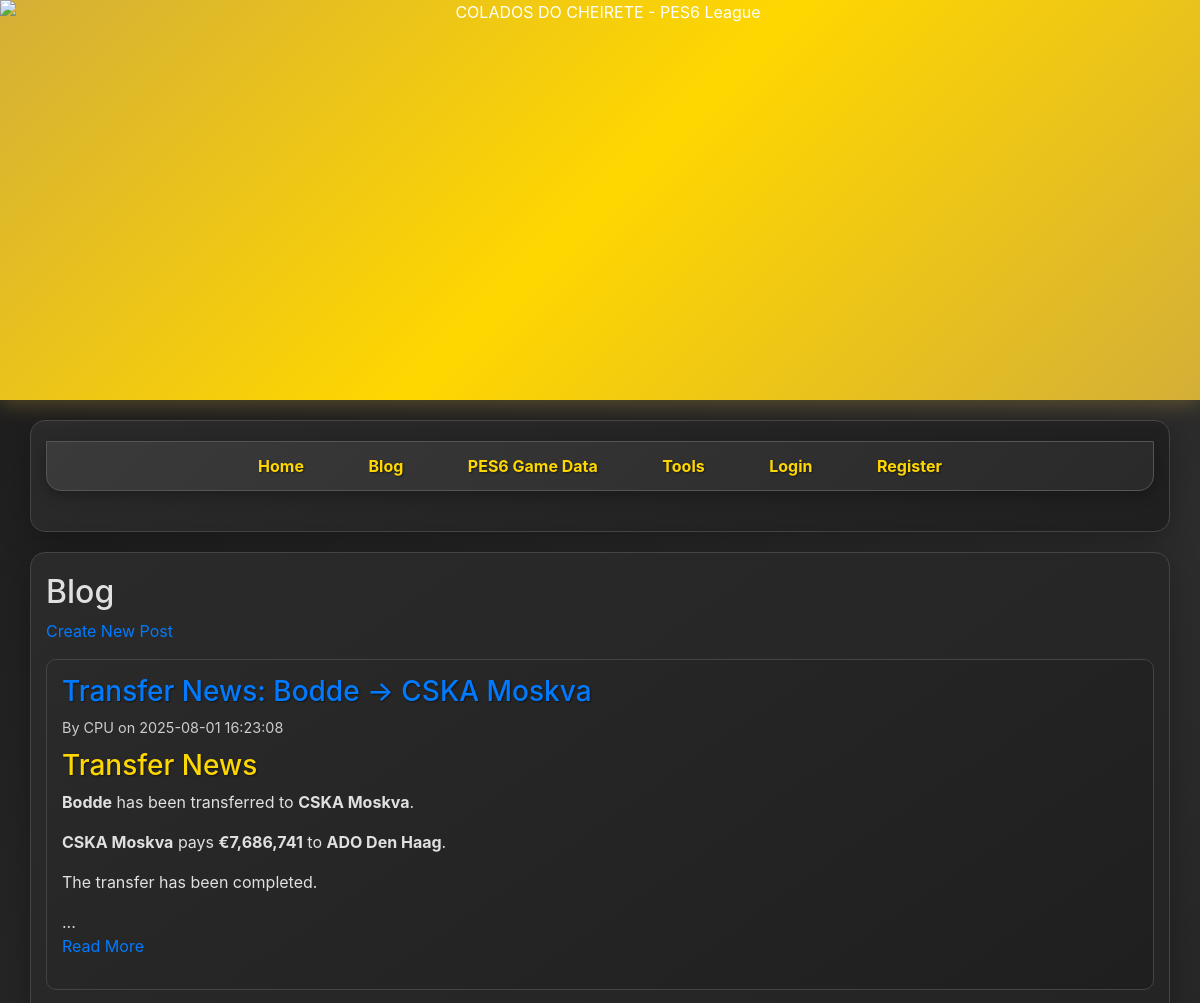
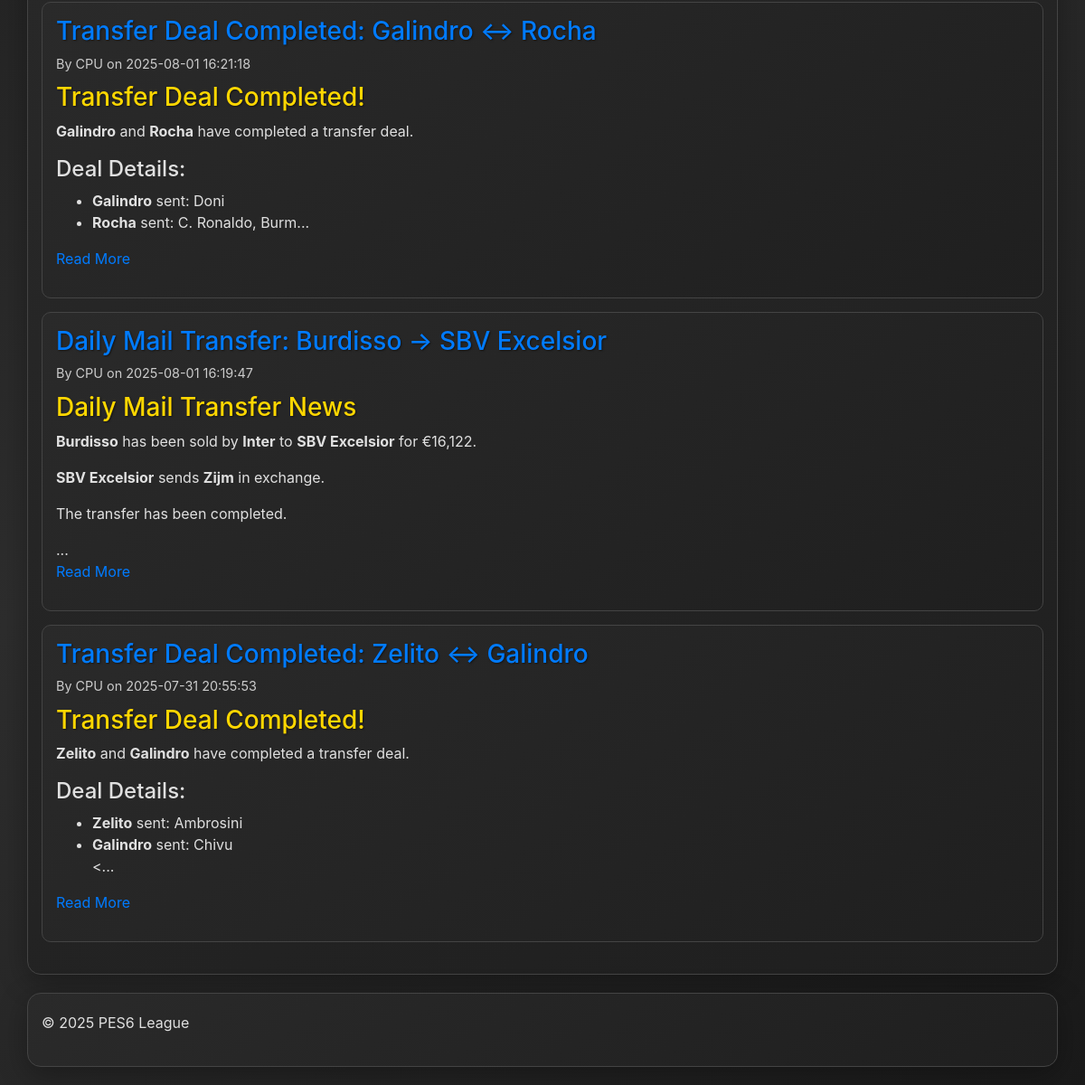
The app's page /blog, older data (2 pictures, top to bottom).
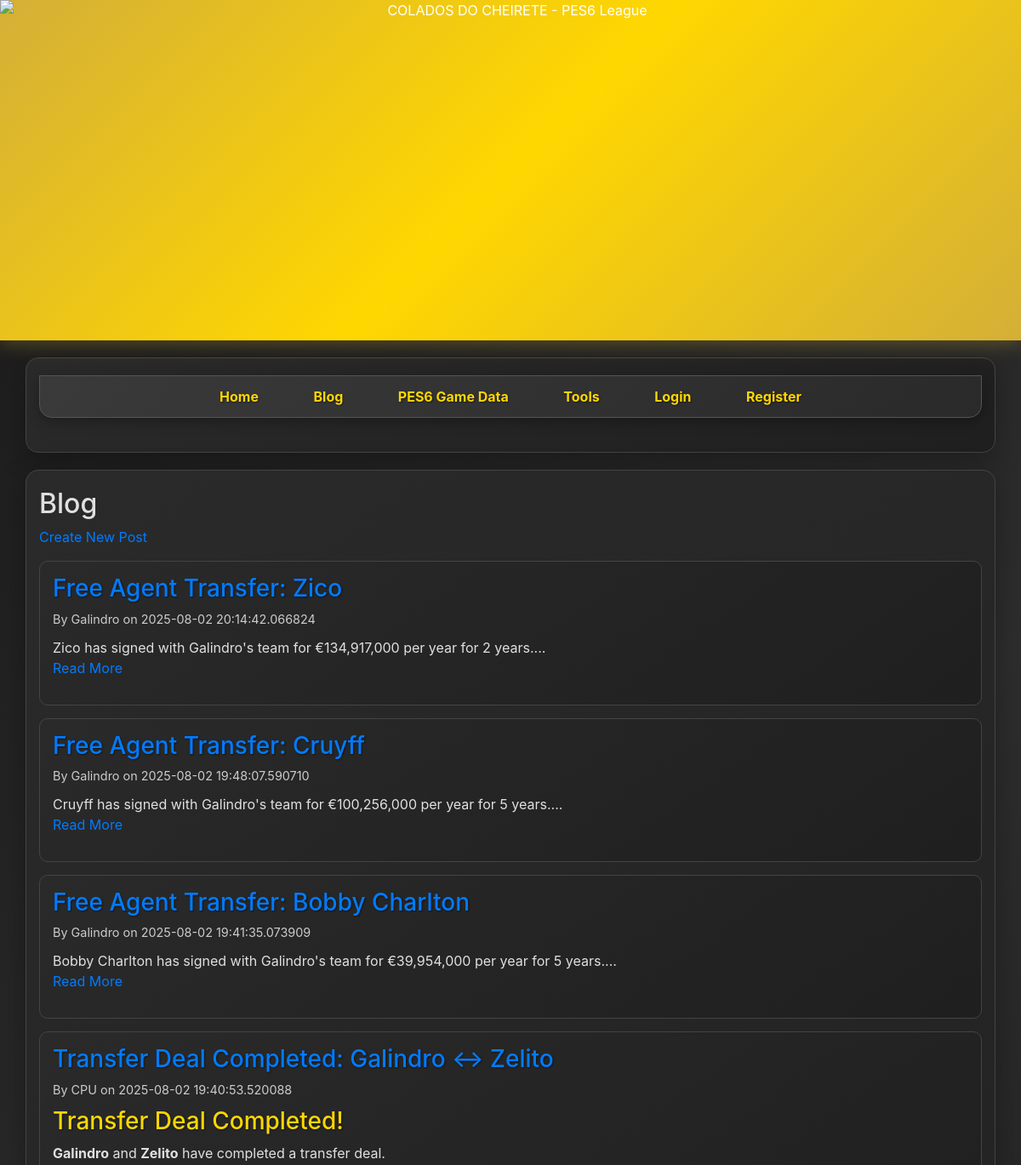
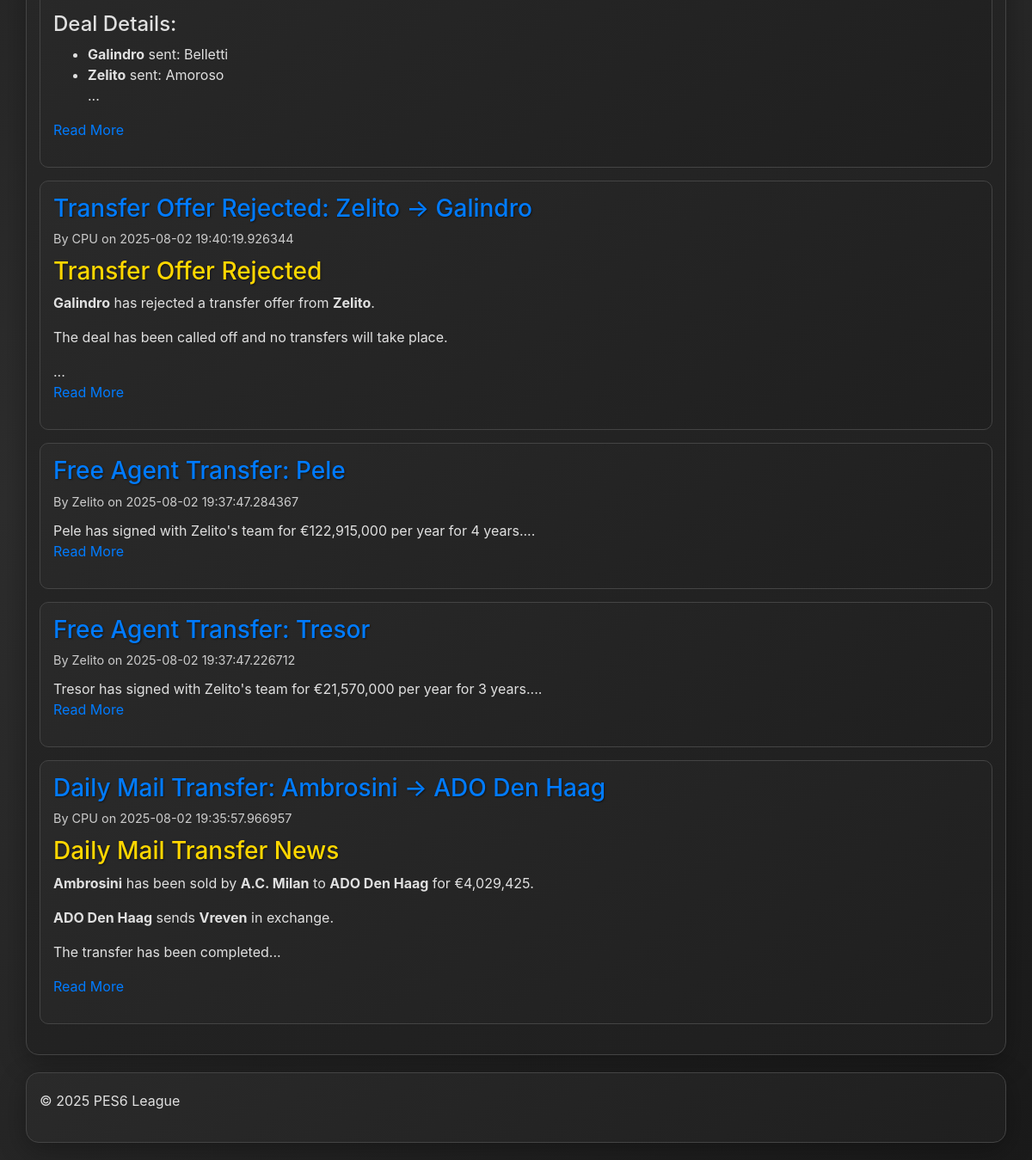
The same page, newer data (2 pictures, top to bottom).
### tables this page shows
CREATE TABLE posts (
    id INTEGER PRIMARY KEY AUTOINCREMENT,
    user_id INTEGER NOT NULL,
    title TEXT NOT NULL,
    content TEXT NOT NULL,
    media_type TEXT DEFAULT 'none',
    media_path TEXT,
    created_at TIMESTAMP DEFAULT CURRENT_TIMESTAMP,
    FOREIGN KEY (user_id) REFERENCES users(id) ON DELETE CASCADE
);

CREATE TABLE users (
    id INTEGER PRIMARY KEY AUTOINCREMENT,
    username TEXT UNIQUE NOT NULL,
    password TEXT NOT NULL,
    email TEXT UNIQUE NOT NULL,
    created_at TIMESTAMP DEFAULT CURRENT_TIMESTAMP
);

### app.py (the view)
@app.route('/blog')
def blog():
    cur = db_helper.get_cursor()
    cur.execute("""
        SELECT p.id, p.title, p.content, u.username, p.created_at, p.media_type, p.media_path
        FROM posts p
        JOIN users u ON p.user_id = u.id
        ORDER BY p.created_at DESC
    """)
    posts = [dict(row) for row in cur.fetchall()]
    from datetime import datetime
    for post in posts:
        if post['created_at']:
            post['created_at'] = datetime.fromisoformat(post['created_at'].replace('Z', '+00:00'))
    cur.close()
    return render_template('blog.html', posts=posts)

### app.py (called while the page is built)
@app.context_processor
def inject_unread_count():
    if current_user.is_authenticated:
        return {'get_unread_count': get_unread_count}
    return {'get_unread_count': lambda x: 0}

### db_helper.py (called while the page is built)
def get_connection():
    if 'db_conn' not in g:
        g.db_conn = sqlite3.connect(DATABASE)
        g.db_conn.row_factory = sqlite3.Row
        g.db_conn.execute('PRAGMA foreign_keys = ON;')
    return g.db_conn

def get_cursor():
    return get_connection().cursor()

def close_connection(e=None):
    db_conn = g.pop('db_conn', None)
    if db_conn is not None:
        db_conn.close()

### templates/blog.html (shortened to what this page needs)
{% extends "base.html" %}
{% block content %}
    <h2>Blog</h2>
    <p><a href="{{ url_for('create_post') }}">Create New Post</a></p>
    {% if posts %}
        {% for post in posts %}
            <div class="post-item">
                <h3><a href="{{ url_for('view_post', post_id=post['id']) }}">{{ post['title'] }}</a></h3>
                <p class="post-meta">By {{ post['username'] }} on {{ post['created_at'] }}</p>
                <div>{{ post['content'][:300] | safe }}...</div>
                <p><a href="{{ url_for('view_post', post_id=post['id']) }}">Read More</a></p>
            </div>
        {% endfor %}
    {% else %}
        <p>No blog posts yet. Be the first to create one!</p>
    {% endif %}
{% endblock %}

Row changes from the older to the newer data that the page shows:
removed posts: title "Transfer Deal Completed: Galindro ↔ Rocha", username "CPU", created_at "2025-08-01 16:21:18", content "Transfer Deal Completed! Galindro and Rocha have completed a transfer deal. Deal Details: Galindro sent: Doni Rocha sent: C. Ronaldo, Burm"
removed posts: title "Daily Mail Transfer: Burdisso → SBV Excelsior", username "CPU", created_at "2025-08-01 16:19:47", content "Daily Mail Transfer News Burdisso has been sold by Inter to SBV Excelsior for €16,122. SBV Excelsior sends Zijm in exchange. The transfer has been completed."
removed posts: title "Transfer Deal Completed: Zelito ↔ Galindro", username "CPU", created_at "2025-07-31 20:55:53", content "Transfer Deal Completed! Zelito and Galindro have completed a transfer deal. Deal Details: Zelito sent: Ambrosini Galindro sent: Chivu <"
added posts: title "Free Agent Transfer: Zico", username "Galindro", created_at "2025-08-02 20:14:42.066824", content "Zico has signed with Galindro's team for €134,917,000 per year for 2 years."
added posts: title "Free Agent Transfer: Cruyff", username "Galindro", created_at "2025-08-02 19:48:07.590710", content "Cruyff has signed with Galindro's team for €100,256,000 per year for 5 years."
added posts: title "Free Agent Transfer: Bobby Charlton", username "Galindro", created_at "2025-08-02 19:41:35.073909", content "Bobby Charlton has signed with Galindro's team for €39,954,000 per year for 5 years."
added posts: title "Transfer Deal Completed: Galindro ↔ Zelito", username "CPU", created_at "2025-08-02 19:40:53.520088", content "Transfer Deal Completed! Galindro and Zelito have completed a transfer deal. Deal Details: Galindro sent: Belletti Zelito sent: Amoroso"
changed posts: title "Transfer News: Bodde → CSKA Moskva" → "Transfer Offer Rejected: Zelito → Galindro"; created_at "2025-08-01 16:23:08" → "2025-08-02 19:40:19.926344"; content "Transfer News Bodde has been transferred to CSKA Moskva . CSKA Moskva pays €7,686,741 to ADO Den Haag . The transfer has been completed." → "Transfer Offer Rejected Galindro has rejected a transfer offer from Zelito . The deal has been called off and no transfers will take place."
added posts: title "Free Agent Transfer: Pele", username "Zelito", created_at "2025-08-02 19:37:47.284367", content "Pele has signed with Zelito's team for €122,915,000 per year for 4 years."
added posts: title "Free Agent Transfer: Tresor", username "Zelito", created_at "2025-08-02 19:37:47.226712", content "Tresor has signed with Zelito's team for €21,570,000 per year for 3 years."
added posts: title "Daily Mail Transfer: Ambrosini → ADO Den Haag", username "CPU", created_at "2025-08-02 19:35:57.966957", content "Daily Mail Transfer News Ambrosini has been sold by A.C. Milan to ADO Den Haag for €4,029,425. ADO Den Haag sends Vreven in exchange. The transfer has been completed"
